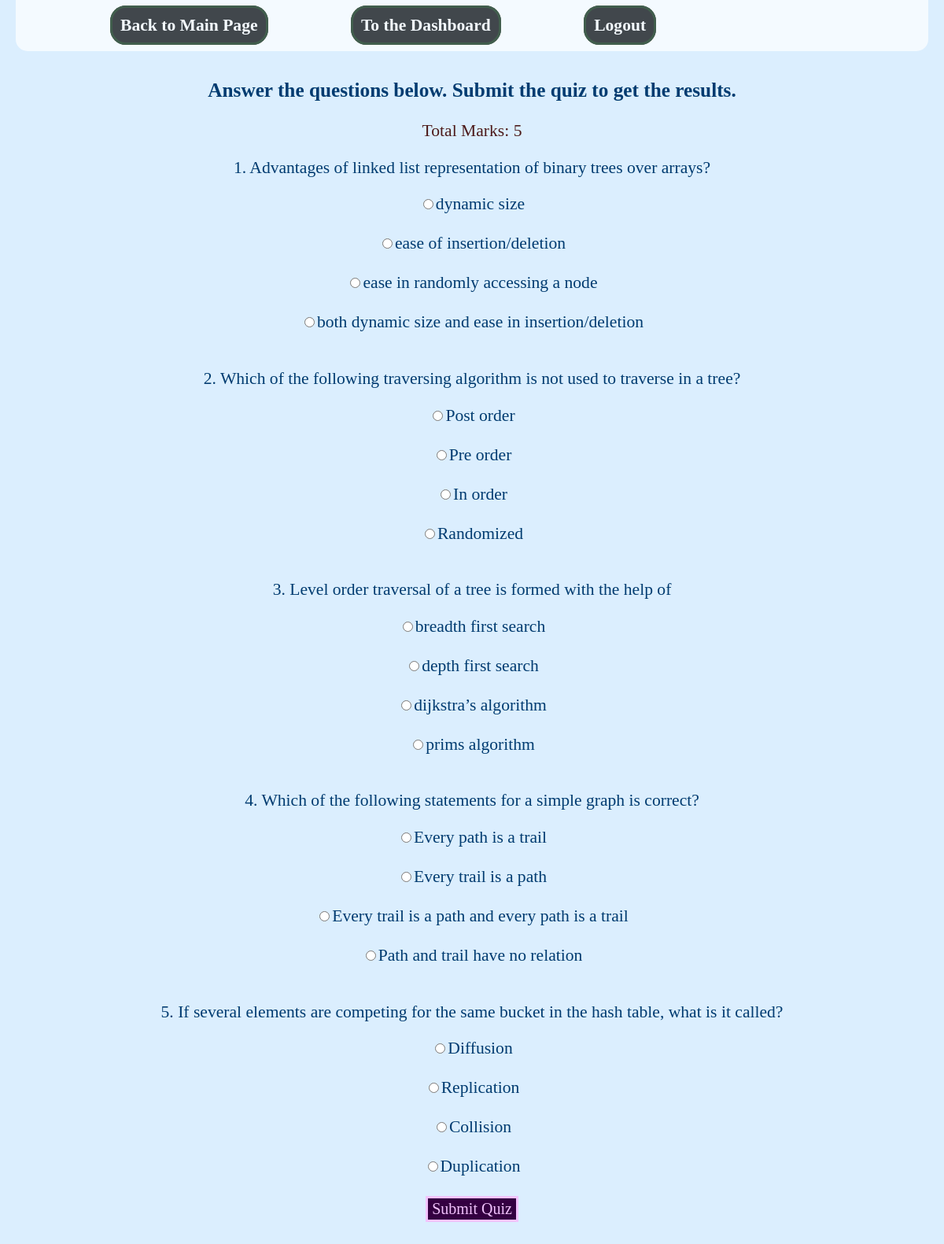
Page /quizAttempt.php?topicId=2 (signed in) on the committed database.
### tables this page shows
CREATE TABLE `quiz` (
  `qid` int(11) NOT NULL,
  `question` varchar(250) NOT NULL,
  `opt-a` varchar(50) NOT NULL,
  `opt-b` varchar(50) NOT NULL,
  `opt-c` varchar(50) NOT NULL,
  `opt-d` varchar(50) NOT NULL,
  `ans` varchar(50) NOT NULL,
  `marks` int(4) NOT NULL,
  `topic_id` int(11) NOT NULL
);

### quizAttempt.php (the view, shortened to what this page needs)
<?php
	$tid = $_GET['topicId'];
?>
<!DOCTYPE html>
<html>
<head>
	<link rel="stylesheet" href="css/style.css" type="text/css">
</head>
<body>
	<header>
		<nav>
			<a href="index.php">Back to Main Page</a>
			<a href="dashboard.php">To the Dashboard</a>
			<a href="logout.php">Logout</a>
		</nav>
	</header>
	<main>
	<h3>Answer the questions below. Submit the quiz to get the results.</h3>
	<?php
		global $con;
		$sq = "SELECT SUM(marks) FROM quiz WHERE topic_id=$tid";
		$stm = $con->query($sq);
		$total = $stm->fetch();
	?>
	<p style="color: #4C1919;">Total Marks: <?php echo $total[0]; ?></p>
	<form method="post" action="results.php?topicId=<?php echo $tid; ?>">
	<?php
		$sr=0;
		$q=0;
		global $con;
		$sql = "SELECT * FROM quiz WHERE topic_id=$tid";
		$stmt = $con->query($sql);
		while($dataRows=$stmt->fetch()){
			$ques = $dataRows['question'];
			$opt1 = $dataRows['opt-a'];
			$opt2 = $dataRows['opt-b'];
			$opt3 = $dataRows['opt-c'];
			$opt4 = $dataRows['opt-d'];
			$sr++;
	?>
	<div class="ques">
		<p><?php echo $sr.". ".$ques; ?></p>
		<input type="radio" name="opt<?php echo $q; ?>" value="<?php echo $opt1; ?>"><?php echo $opt1; ?>
		<br><br>
		<input type="radio" name="opt<?php echo $q; ?>" value="<?php echo $opt2; ?>"><?php echo $opt2; ?>
		<br><br>
		<input type="radio" name="opt<?php echo $q; ?>" value="<?php echo $opt3; ?>"><?php echo $opt3; ?>
		<br><br>
		<input type="radio" name="opt<?php echo $q; ?>" value="<?php echo $opt4; ?>"><?php echo $opt4; ?>
		<br><br>
		<?php
			$q++;
			}
		?>
		<button type="submit" name="submit">Submit Quiz</button>
		<br><br>
	</div>
	</form>
	</main>
</body>
</html>

### css/style.css (style rules this page uses)
body { font-family: "ink journal", cursive, "sans-serif"; font-size: 1.35rem; color: #003B70; background-color: #DBEEFE; }
a { text-decoration: none; background-color: #DCFDE8; color: #002202; font-weight: bold; border: 3px solid #002202; padding: 1px 5px; }
button { font-family: "ink journal", cursive, "sans-serif"; font-size: 1.25rem; color: #F2C3FD; background-color: #340041; border: 3px solid #F2C3FD; padding: 2px 5px; }
header nav { margin: 0 10px 10px 10px; padding: 20px; border-radius: 0 0 15px 15px; color: #000000; background-color: #FFFFFF; position: fixed; top: 0; right: 10px; left: 10px; z-index: 1000; opacity: 0.7; }
header nav a { color: #FFFFFF; background-color: #000000; padding: 10px; border-radius: 20px; margin-left: 100px; text-decoration: none; }
main { margin-top: 100px; text-align: center; }

### rows in the picture
quiz: question "Advantages of linked list representation of binary trees over arrays?", value "dynamic size", value "ease of insertion/deletion", value "ease in randomly accessing a node", value "both dynamic size and ease in insertion/deletion"
quiz: question "Which of the following traversing algorithm is not used to traverse in a tree?", value "Post order", value "Pre order", value "In order", value "Randomized"
quiz: question "Level order traversal of a tree is formed with the help of", value "breadth first search", value "depth first search", value "dijkstra’s algorithm", value "prims algorithm"
quiz: question "Which of the following statements for a simple graph is correct?", value "Every path is a trail", value "Every trail is a path", value "Every trail is a path and every path is a trail", value "Path and trail have no relation"
quiz: question "If several elements are competing for the same bucket in the hash table, what is it called?", value "Diffusion", value "Replication", value "Collision", value "Duplication"

### other values in the picture
$total[0] "5"
